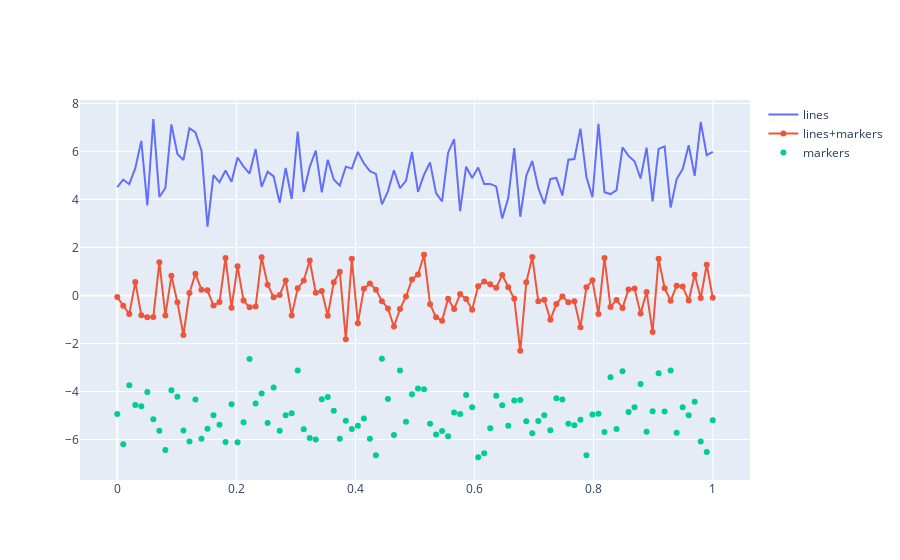

Notebook cell for this chart:
### Markdown cell above
# Recap markers

### Code cell
N = 100
random_x = np.linspace(0,1,N)
random_y0 = np.random.randn(N) + 5
random_y1 = np.random.randn(N)
random_y2 = np.random.randn(N) - 5


# Declare figure
fig = go.Figure()
# Add argument (Trace, titles, update axis .....)
fig.add_trace(go.Scatter(x=random_x, y=random_y0, mode="lines", name="lines"))
fig.add_trace(go.Scatter(x=random_x, y=random_y1,mode="lines+markers",name="lines+markers"))
fig.add_trace(
    go.Scatter(x=random_x, y=random_y2, mode="markers", name="markers")
)

# Show graph
fig.show()
